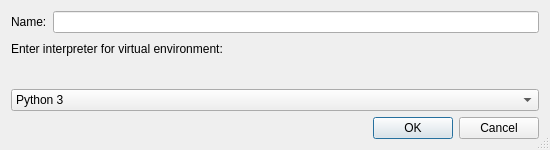
<?xml version="1.0" encoding="UTF-8"?>
<ui version="4.0">
 <class>VirtualenvInterpreterSelectionDialog</class>
 <widget class="QDialog" name="VirtualenvInterpreterSelectionDialog">
  <property name="geometry">
   <rect>
    <x>0</x>
    <y>0</y>
    <width>550</width>
    <height>150</height>
   </rect>
  </property>
  <property name="windowTitle">
   <string>Add Virtual Environment</string>
  </property>
  <property name="sizeGripEnabled">
   <bool>true</bool>
  </property>
  <layout class="QVBoxLayout" name="verticalLayout">
   <item>
    <layout class="QHBoxLayout" name="horizontalLayout">
     <item>
      <widget class="QLabel" name="label_2">
       <property name="text">
        <string>Name:</string>
       </property>
      </widget>
     </item>
     <item>
      <widget class="QLineEdit" name="nameEdit">
       <property name="readOnly">
        <bool>true</bool>
       </property>
      </widget>
     </item>
    </layout>
   </item>
   <item>
    <widget class="QLabel" name="label">
     <property name="text">
      <string>Enter interpreter for virtual environment:</string>
     </property>
    </widget>
   </item>
   <item>
    <widget class="E5PathPicker" name="pythonExecPicker" native="true">
     <property name="sizePolicy">
      <sizepolicy hsizetype="Expanding" vsizetype="Preferred">
       <horstretch>0</horstretch>
       <verstretch>0</verstretch>
      </sizepolicy>
     </property>
     <property name="focusPolicy">
      <enum>Qt::WheelFocus</enum>
     </property>
     <property name="toolTip">
      <string>Enter the Python interpreter of the virtual environment</string>
     </property>
    </widget>
   </item>
   <item>
    <widget class="QComboBox" name="variantComboBox">
     <property name="toolTip">
      <string>Select the Python variant</string>
     </property>
     <item>
      <property name="text">
       <string notr="true">Python 3</string>
      </property>
     </item>
     <item>
      <property name="text">
       <string notr="true">Python 2</string>
      </property>
     </item>
    </widget>
   </item>
   <item>
    <widget class="QDialogButtonBox" name="buttonBox">
     <property name="orientation">
      <enum>Qt::Horizontal</enum>
     </property>
     <property name="standardButtons">
      <set>QDialogButtonBox::Cancel|QDialogButtonBox::Ok</set>
     </property>
    </widget>
   </item>
  </layout>
 </widget>
 <customwidgets>
  <customwidget>
   <class>E5PathPicker</class>
   <extends>QWidget</extends>
   <header>E5Gui/E5PathPicker.h</header>
   <container>1</container>
  </customwidget>
 </customwidgets>
 <tabstops>
  <tabstop>pythonExecPicker</tabstop>
  <tabstop>variantComboBox</tabstop>
  <tabstop>nameEdit</tabstop>
 </tabstops>
 <resources/>
 <connections>
  <connection>
   <sender>buttonBox</sender>
   <signal>accepted()</signal>
   <receiver>VirtualenvInterpreterSelectionDialog</receiver>
   <slot>accept()</slot>
   <hints>
    <hint type="sourcelabel">
     <x>248</x>
     <y>254</y>
    </hint>
    <hint type="destinationlabel">
     <x>157</x>
     <y>274</y>
    </hint>
   </hints>
  </connection>
  <connection>
   <sender>buttonBox</sender>
   <signal>rejected()</signal>
   <receiver>VirtualenvInterpreterSelectionDialog</receiver>
   <slot>reject()</slot>
   <hints>
    <hint type="sourcelabel">
     <x>316</x>
     <y>260</y>
    </hint>
    <hint type="destinationlabel">
     <x>286</x>
     <y>274</y>
    </hint>
   </hints>
  </connection>
 </connections>
</ui>
